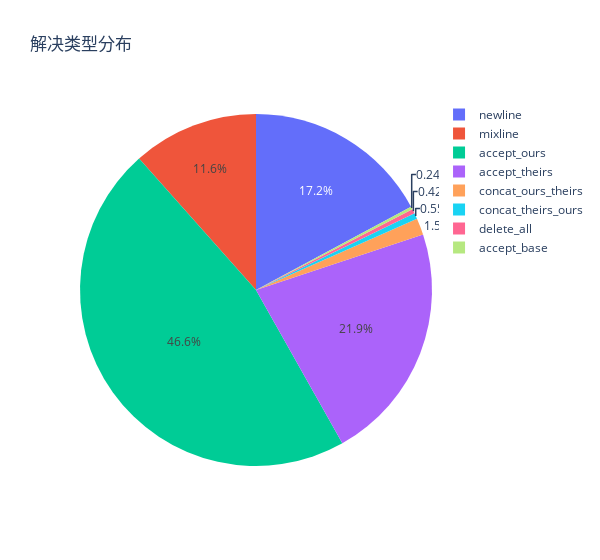

Notebook code cell kept with this figure:
### Markdown cell above
## 结果可视化

### Code cell
# 绘制所有类型冲突的占比饼图
import plotly.graph_objects as go

# 和 MergeBERT数据集图片对应
_labels = ['newline', 'mixline', 'accept_ours', 'accept_theirs', 'concat_ours_theirs', 'concat_theirs_ours', 'delete_all', 'accept_base']
_values = [kind_counter[label] for label in _labels]

# 按label的顺序，顺时针绘制饼图
# 注意：按顺序
fig = go.Figure(data=[go.Pie(labels=_labels, values=_values, sort=False)])

# Updating the layout for better visualization
fig.update_layout(title_text='解决类型分布', width=600)

# Showing the pie chart
fig.show()

### Figure 1 — Plotly figure (JSON) as saved in the notebook; plotly's stock layout.template omitted (floating-point values rounded to 4 significant figures)
{"data": [{"labels": ["newline", "mixline", "accept_ours", "accept_theirs", "concat_ours_theirs", "concat_theirs_ours", "delete_all", "accept_base"], "sort": false, "type": "pie", "values": [10301, 6944, 27973, 13171, 914, 334, 252, 146]}], "layout": {"title": {"text": "解决类型分布"}, "width": 600}}
